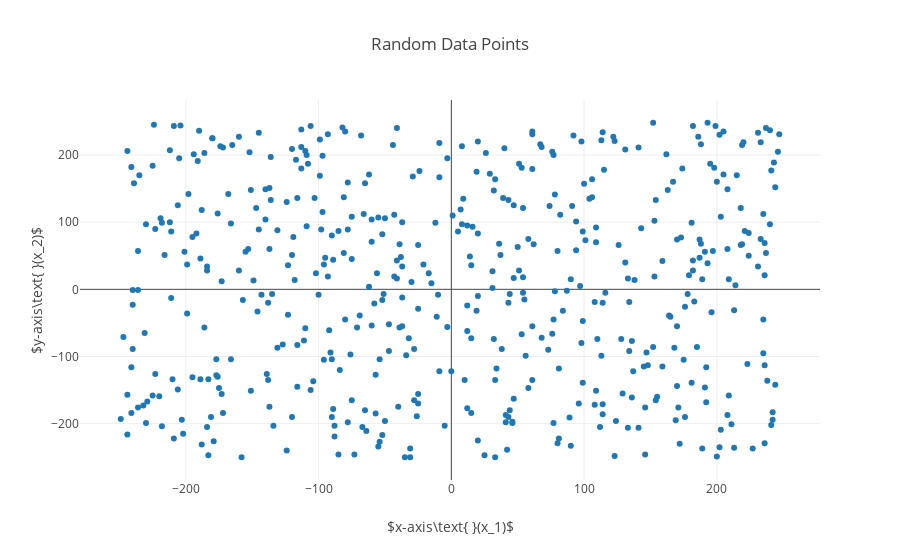

Notebook code cell kept with this figure:
### Markdown cell above
Now let's plot the random points on a graph

### Code cell
# Create scatter plot points using the random points created above
# All x-coordinates go into one array and all y-coordinates into another
graphPoints = go.Scatter(
    x = points[:, [0]].flatten(),
    y = points[:, [1]].flatten(),
    mode = 'markers',
    marker = dict(
        symbol = 'circle'
    ),
    name = 'Random Data'
    
)

layout = go.Layout(
    title='Random Data Points',
    xaxis=dict(
        title='$x-axis\\text{ }(x_1)$'
    ),
    yaxis=dict(
        title='$y-axis\\text{ }(x_2)$'
    )
)

fig = go.Figure(data=[graphPoints], layout=layout)
plt.iplot(fig)

### Figure 1 — Plotly figure (JSON) as saved in the notebook; plotly's stock layout.template omitted (floating-point values rounded to 4 significant figures; data arrays with more than 128 entries replaced by an {"elided": "..."} marker saying what was removed)
{"data": [{"marker": {"symbol": "circle"}, "mode": "markers", "name": "Random Data", "type": "scatter", "uid": "b912124d-e404-43da-9ae3-da90eac8497a", "x": {"elided": "500 int values"}, "y": {"elided": "500 int values"}}], "layout": {"autosize": true, "title": {"text": "Random Data Points"}, "xaxis": {"autorange": true, "range": [-278.8, 276.8], "title": {"text": "$x-axis\\text{ }(x_1)$"}, "type": "linear"}, "yaxis": {"autorange": true, "range": [-285.4, 283.4], "title": {"text": "$y-axis\\text{ }(x_2)$"}, "type": "linear"}}}
